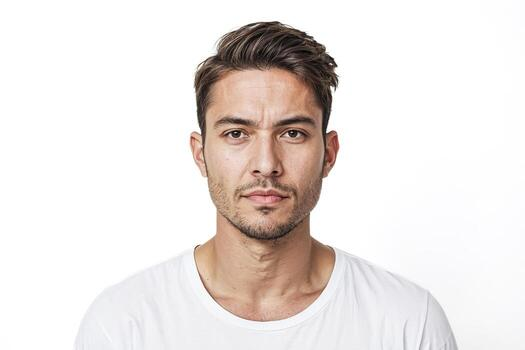
#> input picture database/reference_images/reference_image2.jpg, 525 x 350 px
$ python -i preprocessing_techniques.py   (imports and definitions only)   (older library calls are emulated)
#> lines starting #> are read from the running program, lines starting #| are printed output that depends on the picture
### src/core/config.py
"""
Configuration settings for Facial Recognition Investigation
"""

import os
import cv2
from pathlib import Path

# Project directories - go up from src/core to project root
PROJECT_ROOT = Path(__file__).parent.parent.parent
DATABASE_DIR = PROJECT_ROOT / "database"
REFERENCE_IMAGES_DIR = DATABASE_DIR / "reference_images"
CAPTURED_DIR = PROJECT_ROOT / "captured"
RESULTS_DIR = PROJECT_ROOT / "results"
LOGS_DIR = PROJECT_ROOT / "logs"

# Create directories if they don't exist
for directory in [DATABASE_DIR, REFERENCE_IMAGES_DIR, CAPTURED_DIR, RESULTS_DIR, LOGS_DIR]:
    directory.mkdir(parents=True, exist_ok=True)
#> further down, picture is the input picture: shape (350, 525, 3); mean B, G, R 225.1, 228, 234.5

# Camera settings
CAMERA_INDEX = 0
CAMERA_WIDTH = 640
CAMERA_HEIGHT = 480
CAMERA_FPS = 30

# Face detection settings
FACE_CASCADE_PATH = cv2.data.haarcascades + 'haarcascade_frontalface_default.xml'

# Image processing settings
HISTOGRAM_BINS = 256
GAMMA_VALUES = [0.5, 1.0, 1.5, 2.0]  # For varying lighting conditions
WIENER_FILTER_SIZE = (5, 5)

# Model settings
CONFIDENCE_THRESHOLD = 0.5
DISTANCE_THRESHOLD = 0.6

# Testing conditions
TEST_CONDITIONS = {
    'normal': {'description': 'Normal lighting and angle'},
    'low_light': {'description': 'Low lighting conditions', 'gamma': 0.5},
    'motion_blur': {'description': 'Motion blur simulation'},
    'sensor_noise': {'description': 'High sensor noise'},
    'extreme_angle': {'description': 'Extreme face angles'}
}

# Statistical test settings
SIGNIFICANCE_LEVEL = 0.05
SAMPLE_SIZE_MIN = 30

# Performance monitoring
MEMORY_THRESHOLD_MB = 500  # Alert if memory usage exceeds this
CPU_THRESHOLD_PERCENT = 80  # Alert if CPU usage exceeds this

# Results storage
RESULTS_FORMAT = 'json'  # 'json', 'csv', or 'both'

# Logging
LOG_LEVEL = 'INFO'
LOG_FILE = LOGS_DIR / 'investigation.log'

### src/preprocessing/preprocessing_techniques.py
"""
Preprocessing Techniques for Facial Recognition
Implements techniques for different challenging conditions
"""

import cv2
import numpy as np
from scipy import ndimage
from scipy.ndimage import gaussian_filter
import logging
from pathlib import Path
import sys

# Add parent to path for imports
parent_dir = str(Path(__file__).parent.parent)
if parent_dir not in sys.path:
    sys.path.insert(0, parent_dir)

from core.config import LOGS_DIR

# Setup logging
# [8 lines not run here, left out]
logger = logging.getLogger(__name__)


class PreprocessingTechniques:
    """Collection of preprocessing techniques for facial recognition"""

    @staticmethod
    def histogram_equalization(image):
        """Histogram Equalization - for low light conditions"""
        try:
            if len(image.shape) == 3:
                # Convert to HSV, equalize V channel, convert back
                hsv = cv2.cvtColor(image, cv2.COLOR_BGR2HSV)
#> hsv: shape (350, 525, 3); mean H, S, V 25.7, 16.5, 235
                h, s, v = cv2.split(hsv)
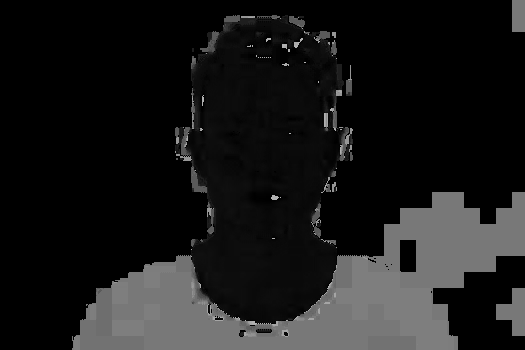
#> h: shape (350, 525); min 0, max 179, mean 25.7
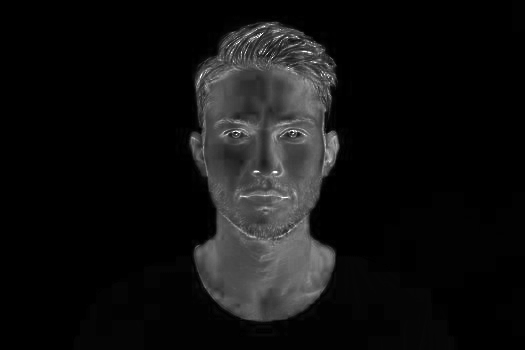
#> s: shape (350, 525); min 0, max 255, mean 16.5
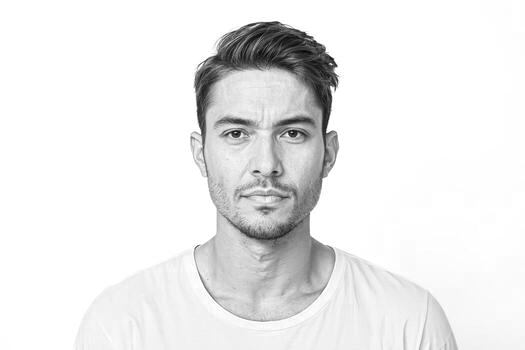
#> v: shape (350, 525); min 3, max 255, mean 235
                v = cv2.equalizeHist(v)
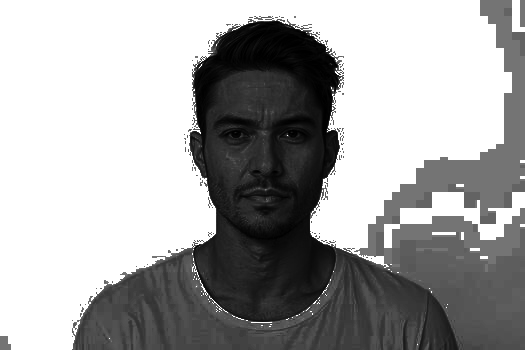
#> v: shape (350, 525); min 0, max 255, mean 166.1
                hsv_equalized = cv2.merge([h, s, v])
#> hsv_equalized: shape (350, 525, 3); mean H, S, V 25.7, 16.5, 166.1
                result = cv2.cvtColor(hsv_equalized, cv2.COLOR_HSV2BGR)
            else:
                result = cv2.equalizeHist(image)

            logger.debug("Histogram equalization applied")
            return result
        except Exception as e:
            logger.error(f"Histogram equalization failed: {e}")
            return image

    # [218 lines left out: functions adaptive_histogram_equalization, gamma_correction, laplacian_sharpening, wiener_filter, gaussian_blur, non_local_means_denoising and 6 more, not called in this run]


class PreprocessingPipeline:
    """Composite preprocessing for different conditions"""

    def __init__(self):
        self.techniques = PreprocessingTechniques()

    # [88 lines left out: functions preprocess_low_light, preprocess_motion_blur, preprocess_sensor_noise, preprocess_extreme_angle, preprocess_normal, not called in this run]


# [4 lines not run here, left out]

>>> import cv2
>>> picture = cv2.imread('../../database/reference_images/reference_image2.jpg')
>>> result = PreprocessingTechniques().histogram_equalization(picture)

$ run again, on database/reference_images/reference_image1.png
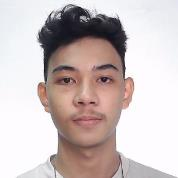
#> input picture database/reference_images/reference_image1.png, 178 x 178 px
#> picture is the input picture: shape (178, 178, 3); mean B, G, R 190.9, 191.7, 204.2
#> hsv: shape (178, 178, 3); mean H, S, V 91.4, 29.8, 206.3
#> in histogram_equalization, `h, s, v = cv2.split(hsv)`:
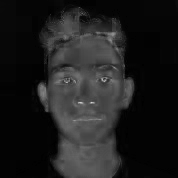
#> s: shape (178, 178); min 0, max 212, mean 29.8
#> hsv_equalized: shape (178, 178, 3); mean H, S, V 91.4, 29.8, 137.1
#> in histogram_equalization, `result = cv2.cvtColor(hsv_equalized, cv2.COLOR_HSV2BGR)`:
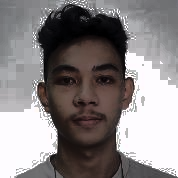
#> result: shape (178, 178, 3); mean B, G, R 131, 130.6, 135.8

$ run again, on database/reference_images/reference_image3.png
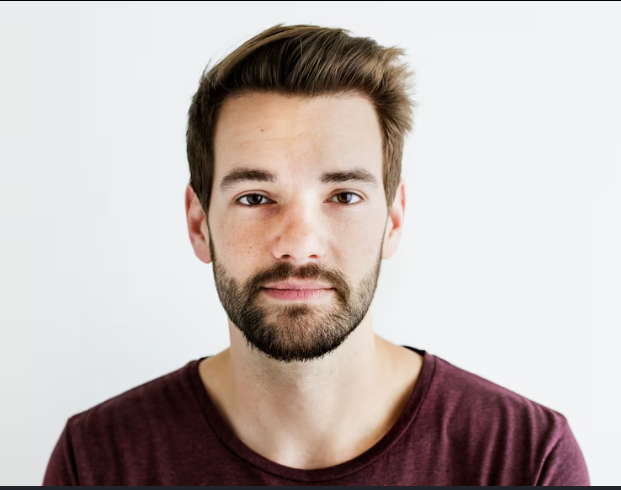
#> input picture database/reference_images/reference_image3.png, 621 x 490 px
#> picture is the input picture: shape (490, 621, 3); mean B, G, R 180.1, 183.2, 194.2
#> hsv: shape (490, 621, 3); mean H, S, V 87.6, 44.8, 196.1
#> in histogram_equalization, `h, s, v = cv2.split(hsv)`:
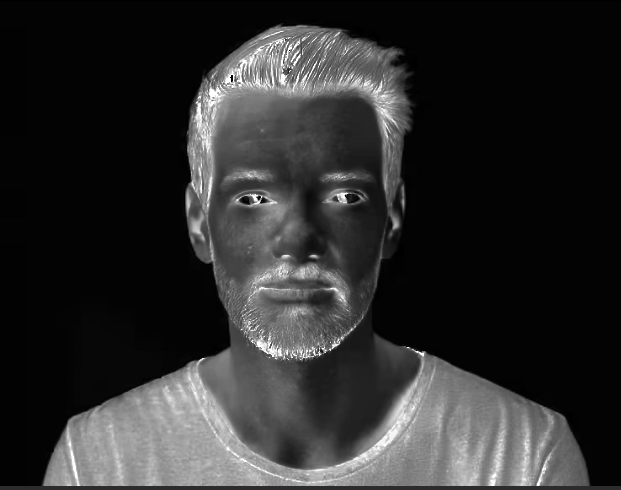
#> s: shape (490, 621); min 0, max 255, mean 44.8
#> hsv_equalized: shape (490, 621, 3); mean H, S, V 87.6, 44.8, 133
#> in histogram_equalization, `result = cv2.cvtColor(hsv_equalized, cv2.COLOR_HSV2BGR)`:
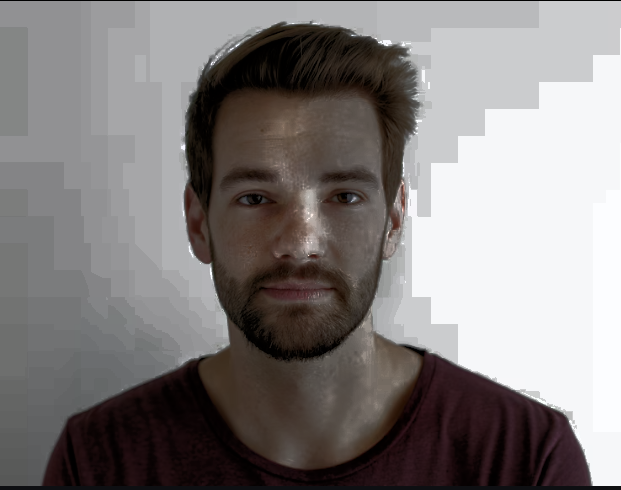
#> result: shape (490, 621, 3); mean B, G, R 126.3, 126.9, 131.4

$ run again, on database/reference_images/reference_image4.jpeg
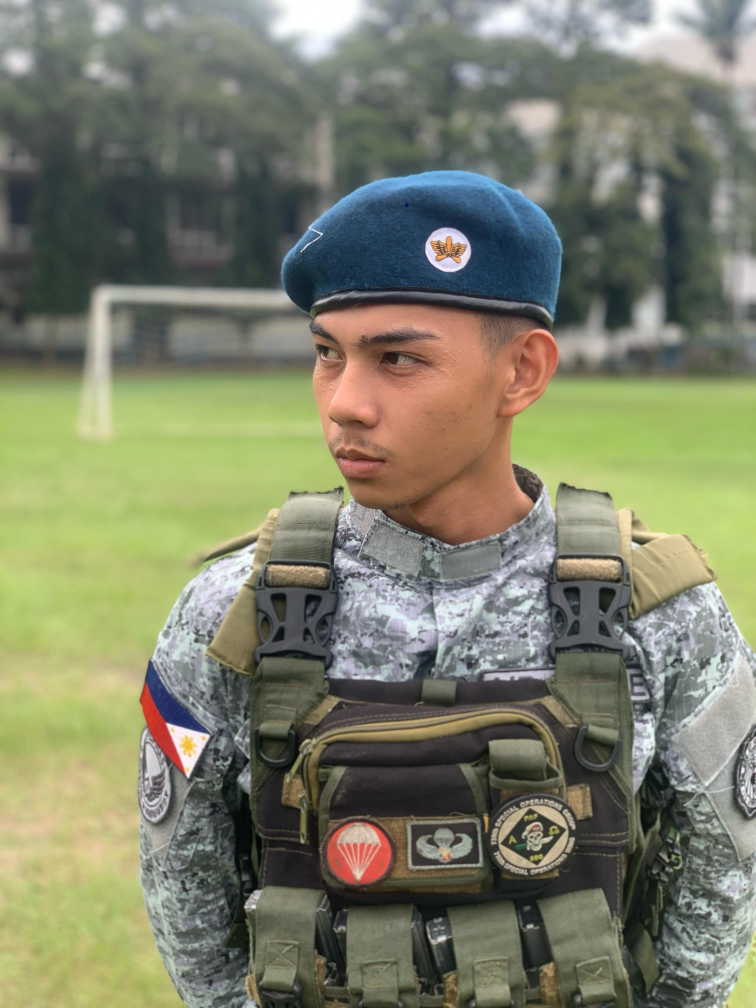
#> input picture database/reference_images/reference_image4.jpeg, 3024 x 4032 px (shown at 1/4 size)
#> picture is the input picture: shape (4032, 3024, 3); mean B, G, R 106.4, 128, 125.4
#> hsv: shape (4032, 3024, 3); mean H, S, V 56.6, 57.4, 134.9
#> in histogram_equalization, `h, s, v = cv2.split(hsv)`:
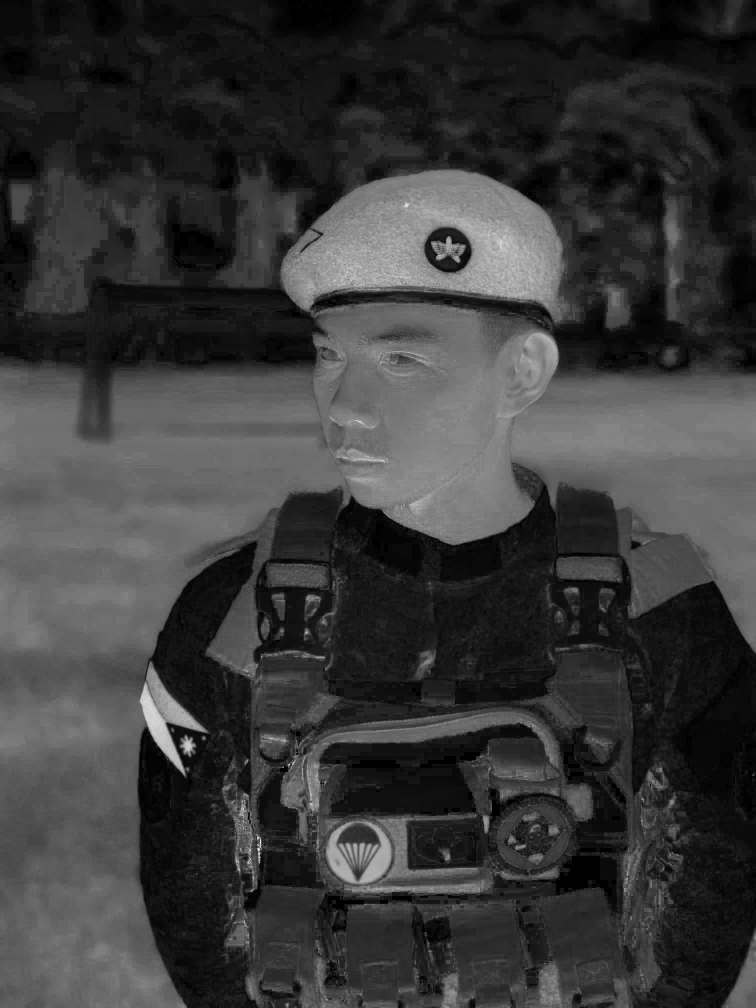
#> s: shape (4032, 3024) (shown at 1/4 size); min 0, max 255, mean 57.4
#> hsv_equalized: shape (4032, 3024, 3); mean H, S, V 56.6, 57.4, 128.2
#> in histogram_equalization, `result = cv2.cvtColor(hsv_equalized, cv2.COLOR_HSV2BGR)`:
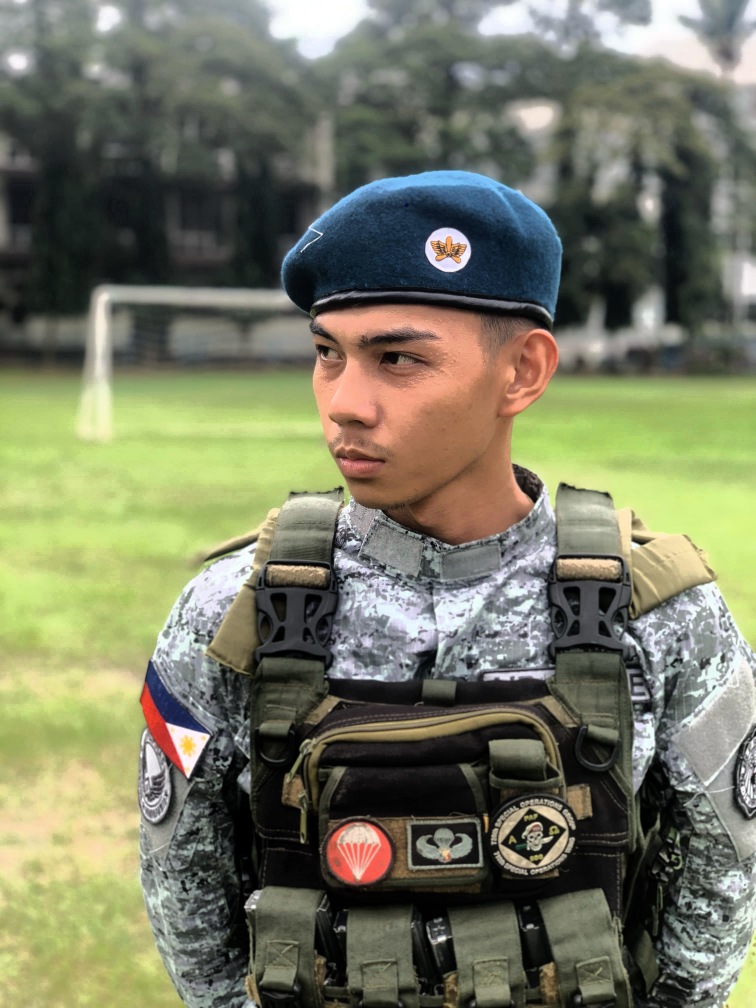
#> result: shape (4032, 3024, 3) (shown at 1/4 size); mean B, G, R 99.1, 121.4, 119.3
